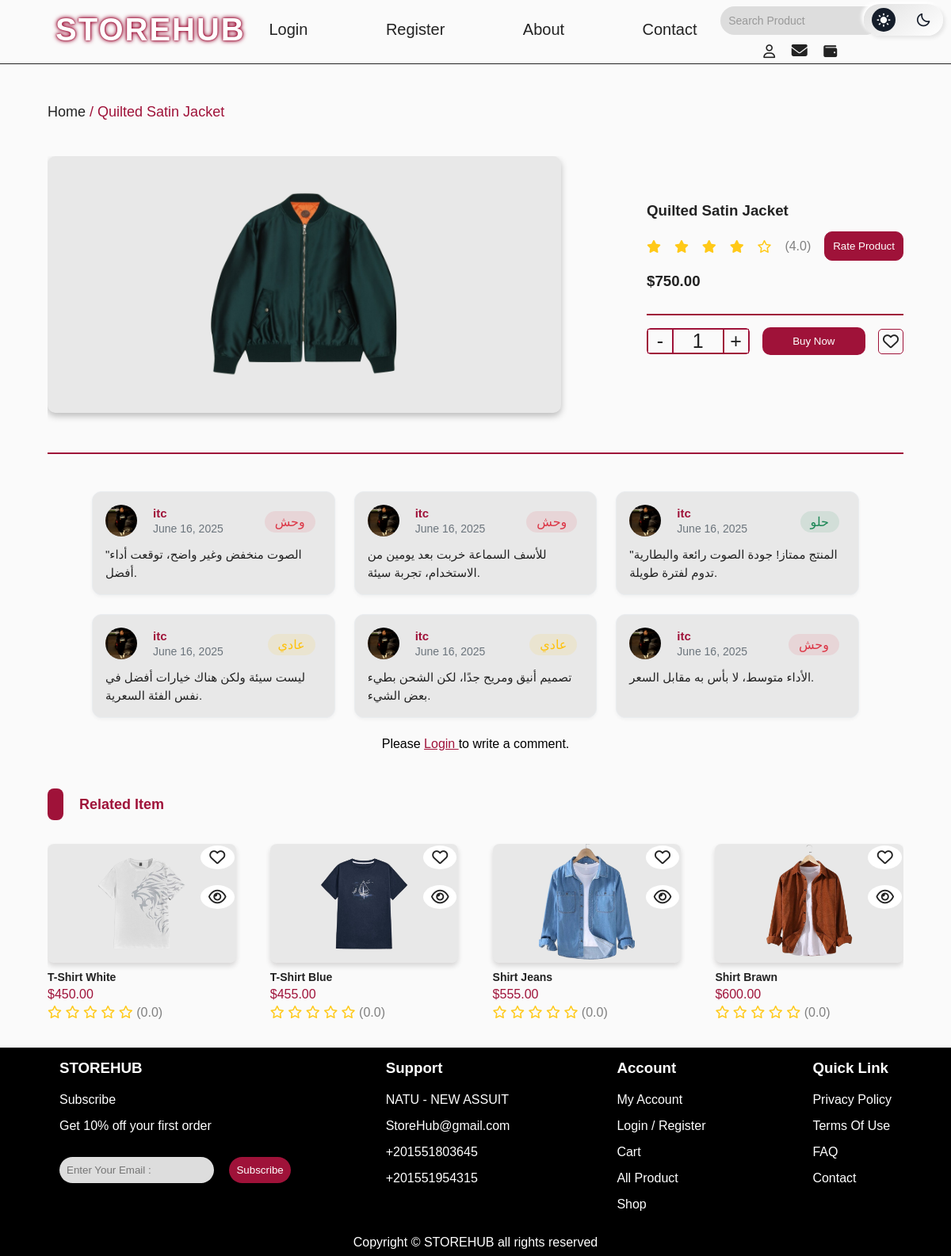
The page /product/42/ on the database its author committed.
### pages/models.py (models this page shows, shortened)
class Product(models.Model):
    name = models.CharField(max_length=255, verbose_name="اسم المنتج", blank=True, null=True, default="منتج بدون اسم")
    price = models.DecimalField(max_digits=10, decimal_places=2, verbose_name="السعر", default=0.00)
    description = models.TextField(verbose_name="الوصف", blank=True, null=True)
    quantity = models.PositiveIntegerField(verbose_name="الكمية", default=0)
    saler = models.ForeignKey(User, on_delete=models.CASCADE, related_name='products', null=True, blank=True)
    image = models.ImageField(upload_to='products/', default='default.jpg', verbose_name="صورة المنتج", blank=True, null=True,max_length=255)
    color = models.CharField(max_length=50, choices=[
        ('red', 'Red'),
        ('green', 'Green'),
        ('yellow', 'Yellow'),
        ('blue', 'Blue'),
        ('orangered', 'OrangeRed'),
        ('black', 'Black')],
        default="black", verbose_name="اللون")
    likes = models.ManyToManyField(User, related_name='product_likes', blank=True, verbose_name="اللايكات")
    category = models.ForeignKey(Category, on_delete=models.SET_NULL, null=True, blank=True, verbose_name="التصنيف")
    rating = models.FloatField(default=0, verbose_name="التقييم")
    seller_lat = models.FloatField(null=True, blank=True)
    seller_lng = models.FloatField(null=True, blank=True)
    class Meta:
        verbose_name = "منتج"
        verbose_name_plural = "منتجات"

class ProductComment(models.Model):
    SENTIMENT_CHOICES = [
        ('positive', 'حلو'),
        ('neutral', 'عادي'),
        ('negative', 'وحش'),
    ]
    product = models.ForeignKey(Product, on_delete=models.CASCADE, related_name='comments')
    user = models.ForeignKey(User, on_delete=models.CASCADE)
    comment_text = models.TextField()
    sentiment = models.CharField(max_length=10, choices=SENTIMENT_CHOICES)
    created_at = models.DateTimeField(auto_now_add=True)

### pages/views.py (the view)
# urls.py: path('product/<int:pk>/', views.product, name='product'),
def product(request, pk):
    product = Product.objects.get(id=pk)
    rating = getattr(product, 'rating', 0)
    full_stars = int(rating)
    empty_stars = 5 - full_stars
    comments = product.comments.select_related('user').order_by('?').all()
    for comment in comments:
        try:
            profile = UserProfile.objects.get(user=comment.user)
            comment.profile_image_url = profile.profile_image.url if profile.profile_image else None
        except UserProfile.DoesNotExist:
            comment.profile_image_url = None
    comment_pairs = list(zip(comments[::2], comments[1::2])) if len(comments) > 1 else [(comments[0], None)] if comments else []
    related_items = Product.objects.filter(category=product.category).exclude(id=pk)[:4]
    for item in related_items:
        item.star_list = range(int(item.rating))  # عدد النجوم الممتلئة
        item.empty_stars = range(5 - int(item.rating))  # عدد النجوم الفارغة
    return render(request, 'pages/onepro.html', {
        'product': product,
        'rating': rating,
        'star_list': range(full_stars),
        'empty_stars': range(empty_stars),
        'related_items': related_items,
        'comment_pairs': comment_pairs[:3],  # First 3 pairs (6 comments)
        'hidden_comment_pairs': comment_pairs[3:] if len(comment_pairs) > 3 else []  # Remaining pairs
    })

### pages/templates/pages/onepro.html (shortened to what this page needs)
{% extends 'pages/base.html' %}
{% block content %}
<!DOCTYPE html>
{% load static %}
<html lang="en">
  <head>
    <link rel="stylesheet" href="{% static 'css/style.css' %}" />
    <link
      rel="stylesheet"
      href="https://cdnjs.cloudflare.com/ajax/libs/font-awesome/6.7.2/css/all.min.css"
 />
    <link
      href="https://unpkg.com/boxicons@2.1.2/css/boxicons.min.css"
      rel="stylesheet" />
  </head>
  <body class="light">
    <section class="address">
      <div class="container">
        <p style="font-size: 18px; font-weight: 500;"><a href="{% url 'index' %}" style="color: var(--text-color);">Home</a> <span class="span1">/</span> <span id="proName">{{ product.name }}</span></p>
      </div>
    </section>
    <section class="imgAndDetailes">
      <div class="container">
        <div class="img">
          <img src="{{ product.image.url }}" alt="{{ product.name }}" id="proImg" />
        </div>
        <div class="detailes">
          <h3 id="proname">{{ product.name }}</h3>
          <div class="stars">
            {% for _ in star_list %}
                <i class="fa-solid fa-star"></i>
            {% endfor %}
            {% for _ in empty_stars %}
                <i class="fa-regular fa-star"></i>
            {% endfor %}
            <span>({{ rating }})</span>
<button id="openRatingBtn" class="rate-product">Rate Product</button>
        </div>
          <h3 id="sallery">${{ product.price }}</h3>
          <p id="caption">
          </p>
          <div class="buyLove">
            <div class="Number">
              <div class="dec" onclick="decrementQuantity()">-</div>
              <div id="Num">1</div>
              <div class="inc" onclick="incrementQuantity()">+</div>
            </div>
            <button onclick="addToCart({{ product.id }})">Buy Now</button>
            <div class="ico">
              <i class="fa-{% if product.id in liked_products %}solid{% else %}regular{% endif %} fa-heart"
                 onclick="toggleLike({{ product.id }}, this, event)"
                 {% if product.id in liked_products %}style="color: #9f1239;"{% endif %}></i>
            </div>
          </div>
        </div>
      </div>
    </section>
    <section class="comments-section">
      <div class="comments-grid">
        {% for pair in comment_pairs %}
          {% for comment in pair %}
            {% if comment %}
              <div class="comment-container">
                <div class="comment-header">
                  <img src="{% if comment.profile_image_url %}{{ comment.profile_image_url }}{% else %}{% static 'images/default_driver.jpg' %}{% endif %}"
                       alt="{{ comment.user.username }}"
                       class="user-avatar">
                  <div class="comment-metadata">
                    <h4 class="user-name">{{ comment.user.username }}</h4>
                    <span class="comment-date">{{ comment.created_at|date:"F d, Y" }}</span>
                  </div>
                  <span class="sentiment-badge sentiment-{{ comment.sentiment }}">
                    {{ comment.get_sentiment_display }}
                  </span>
                </div>
                <p class="comment-text">{{ comment.comment_text }}</p>
              </div>
            {% endif %}
          {% endfor %}
        {% endfor %}
      </div>
      <div class="comment-form-container">
        {% if user.is_authenticated %}
          <form method="POST" action="{% url 'add_comment' product.id %}" class="comment-form">
            {% csrf_token %}
            <textarea name="comment"
                      class="comment-textarea"
                      placeholder="Write your comment here..."
                      required></textarea>
            <button type="submit" class="show-more-btn">Add Comment</button>
          </form>
        {% else %}
          <p style="text-align: center;">Please <a href="{% url 'login' %}" style="color: var(--main-color); text-decoration: underline;">Login </a>to write a comment.</p>
        {% endif %}
      </div>
    </section>
    <section class="RelatedItem">
      <div class="container">
        <div class="RelatedItemtext">
          <span class="shape">.</span>
          <p>Related Item</p>
        </div>
        <div class="products">
          {% for item in related_items %}
          <div class="pro">
              <div class="icons">
                  <div class="icon">
                      <i class="fa-regular fa-heart" ></i>
                      <i class="fa-regular fa-eye" ></i>
                  </div>
              </div>
              <div class="img">
                  <a href="{% url 'product' item.id %}">
                      <img src="{{ item.image.url }}" alt="{{ item.name }}" />
                  </a>
              </div>
              <div class="detailes">
                  <h5>{{ item.name }}</h5>
                  <div class="dis">
                      <div class="sallery">
                          <span class="new-sall">${{ item.price }}</span>
                      </div>
                      <div class="stars">
                        {% for _ in item.empty_stars %}
                            <i class="fa-regular fa-star"></i>
                        {% endfor %}
                        <span>({{ item.rating }})</span>
                    </div>
                  </div>
              </div>
          </div>
          {% endfor %}
        </div>
      </div>
    </section>
  </body>
</html>
{% endblock content %}

### pages/templates/pages/onepro.html (style rules this page uses)
.ico .fa-heart { cursor: pointer; transition: all 0.3s ease; }

### rows shown on the page
Product: name "Quilted Satin Jacket", image (picture), rating "4.0", price "750.00"
ProductComment: user.username "itc", created_at "June 16, 2025", sentiment "وحش", comment_text "\"الصوت منخفض وغير واضح، توقعت أداء أفضل."
ProductComment: user.username "itc", created_at "June 16, 2025", sentiment "وحش", comment_text "للأسف السماعة خربت بعد يومين من الاستخدام، تجربة سيئة."
ProductComment: user.username "itc", created_at "June 16, 2025", sentiment "حلو", comment_text "\"المنتج ممتاز! جودة الصوت رائعة والبطارية تدوم لفترة طويلة."
ProductComment: user.username "itc", created_at "June 16, 2025", sentiment "عادي", comment_text "ليست سيئة ولكن هناك خيارات أفضل في نفس الفئة السعرية."
ProductComment: user.username "itc", created_at "June 16, 2025", sentiment "عادي", comment_text "تصميم أنيق ومريح جدًا، لكن الشحن بطيء بعض الشيء."
ProductComment: user.username "itc", created_at "June 16, 2025", sentiment "وحش", comment_text "الأداء متوسط، لا بأس به مقابل السعر."
Product: image (picture), name "T-Shirt White", price "450.00", rating "0.0"
Product: image (picture), name "T-Shirt Blue", price "455.00", rating "0.0"
Product: image (picture), name "Shirt Jeans", price "555.00", rating "0.0"
Product: image (picture), name "Shirt Brawn", price "600.00", rating "0.0"
